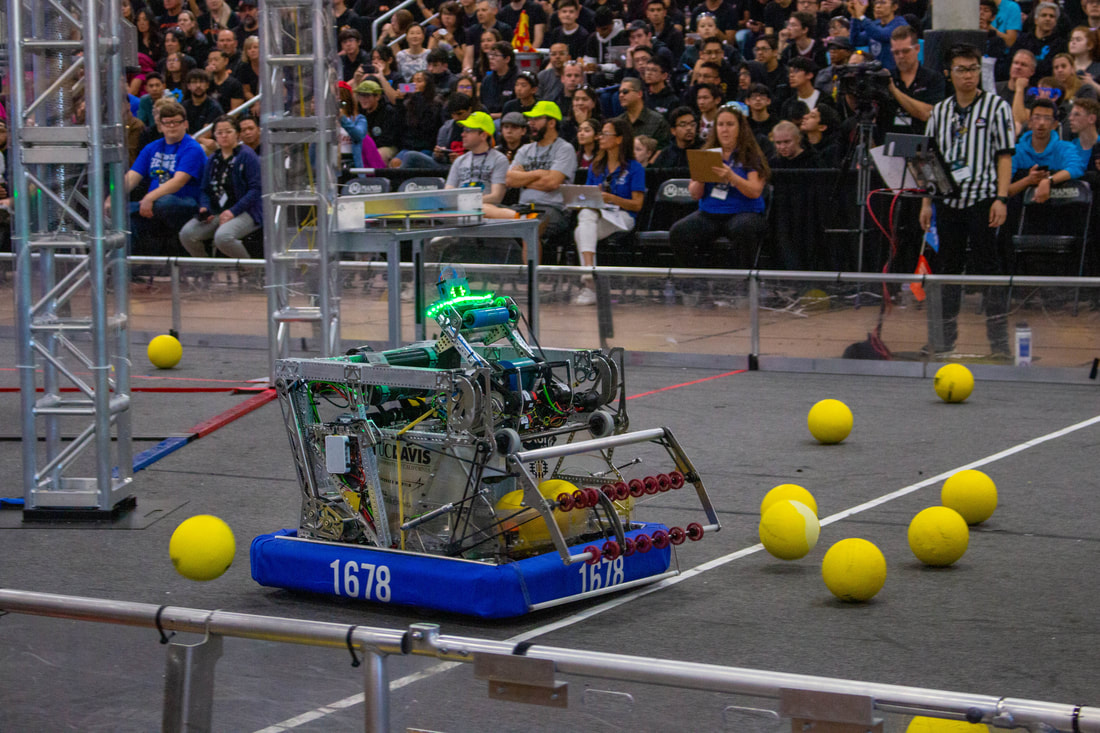
#> input picture images/test_1.jpg, 1100 x 733 px
$ python main.py
#> lines starting #> are read from the running program, lines starting #| are printed output that depends on the picture; after the words box and inside, x2 and y2 are one past the last pixel; in counts of white or black regions, pixels touching at a corner belong together; long printed decimals are rounded
import cv2
import numpy
import numpy as np

# Suggestion: draw ellipses instead of circles and check the dimensions of it (and percentage filled)

all_contours = False
use_hsv = True

img = cv2.imread("images/test_1.jpg")
#> img is the input picture: shape (733, 1100, 3); mean B, G, R 79.8, 80.5, 84.4
# img = cv2.GaussianBlur(og_img, (3, 3), 0)
# No grayscale cause using color masks

if use_hsv:

    img = cv2.cvtColor(img, cv2.COLOR_BGR2HSV)
#> img: shape (733, 1100, 3); mean H, S, V 84.3, 60.3, 93.6
    mask = cv2.inRange(img, (20, 100, 20), (40, 255, 255))
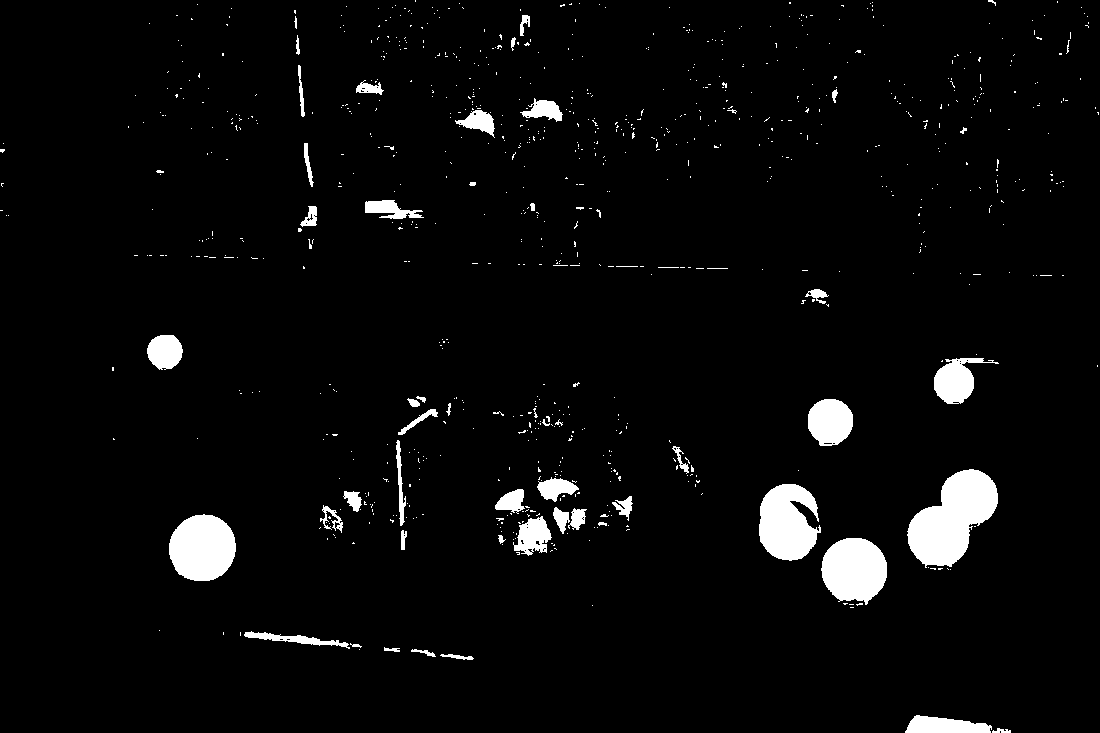
#> mask: shape (733, 1100); 3.9% white; 871 white regions (816 under 20 px), largest, box (x1, y1, x2, y2) and area: (907, 469, 998, 568) 5326, (169, 514, 236, 581) 3535, (759, 484, 821, 561) 3489
else:
    lit_ball_mask = cv2.inRange(img, (1, 110, 110), (70, 220, 240))
    shadowed_ball_mask = cv2.inRange(img, (0, 50, 50), (25, 130, 130))
    mask = lit_ball_mask + shadowed_ball_mask


# try to detect edges of overlapping balls
ball_edges = cv2.GaussianBlur(cv2.Canny(img, 0, 250), (3, 3), 0)
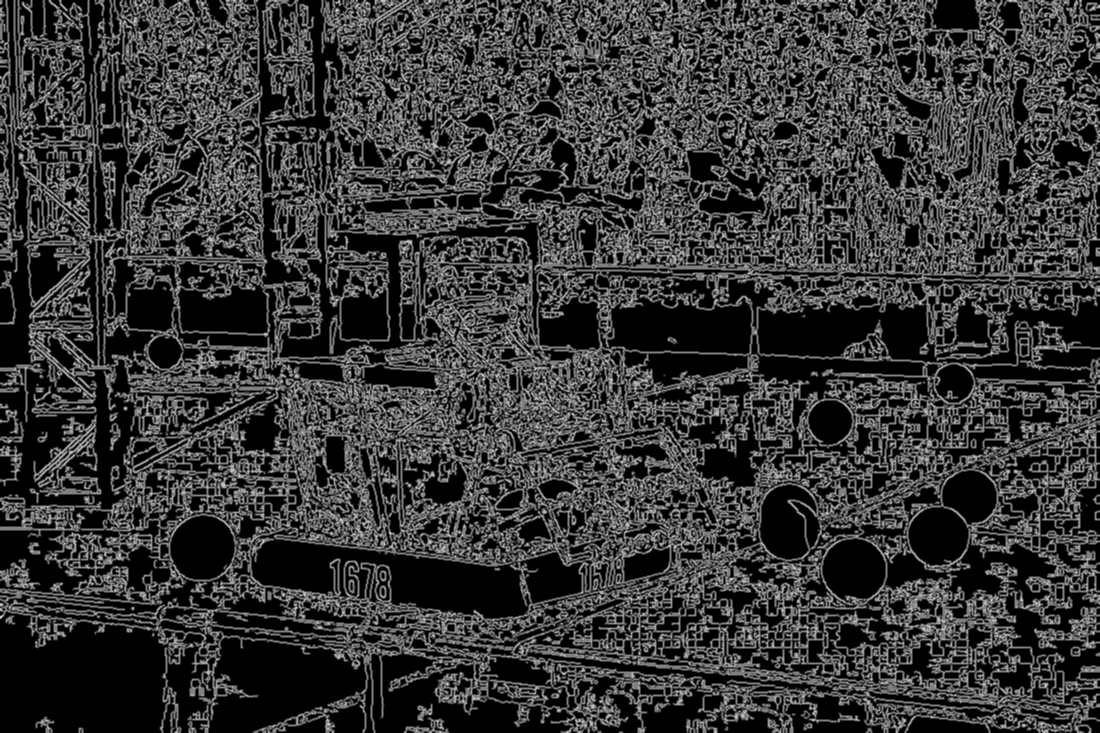
#> ball_edges: shape (733, 1100); min 0, max 223, mean 56.4
ball_edges = numpy.logical_and(mask, ball_edges)
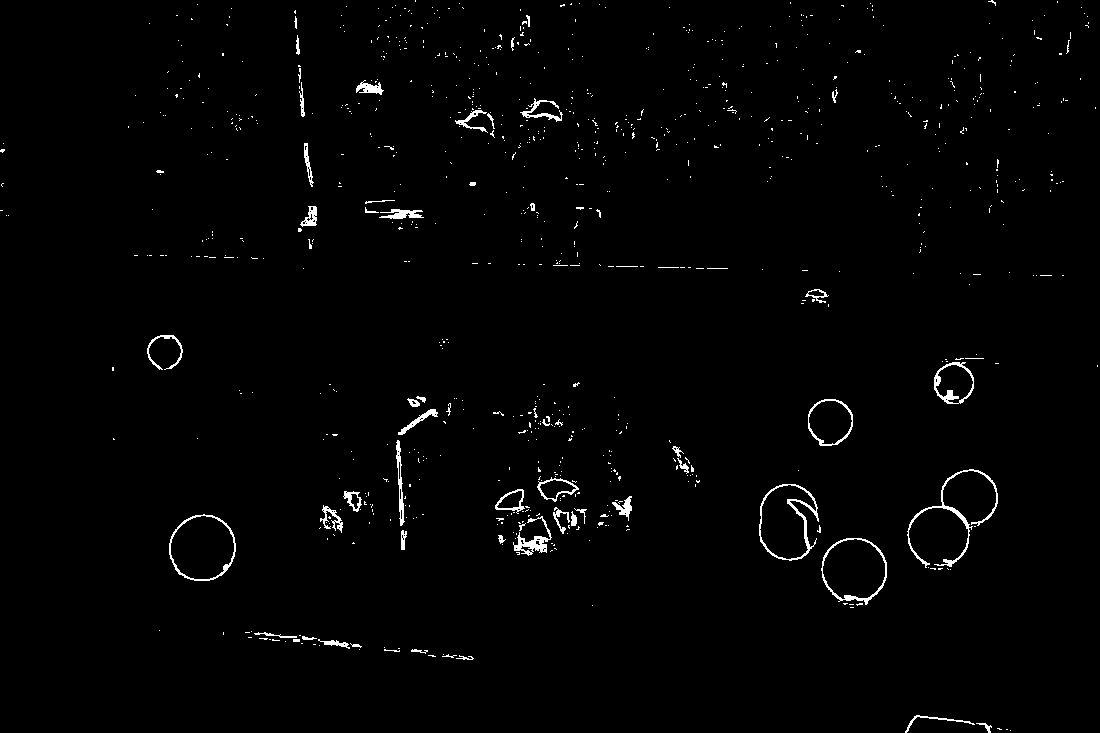
#> ball_edges: shape (733, 1100) bool; 1.3% white in thin lines or dots
ball_edges.dtype = np.dtype("uint8")
ball_edges = ball_edges * 255
#> ball_edges: shape (733, 1100); 1.3% white in thin lines or dots
mask = mask - ball_edges
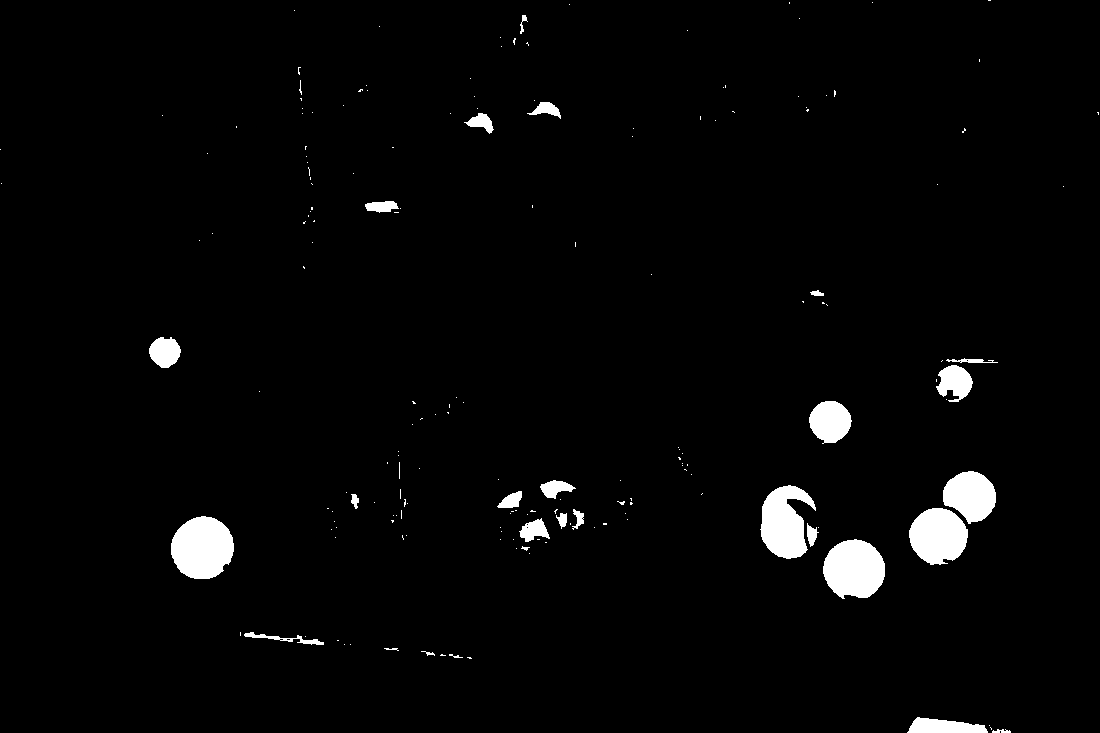
#> mask: shape (733, 1100); 2.6% white; 181 white regions (153 under 20 px)

cv2.imshow("mask", mask)
cv2.imshow("ball_edges", ball_edges)

contours, _ = cv2.findContours(mask, cv2.RETR_EXTERNAL, cv2.CHAIN_APPROX_SIMPLE)
#> contours = 181 contours, 157 with area under 20; largest, box (x1, y1, x2, y2) and area: (171, 516, 234, 579) 2987, (823, 539, 885, 599) 2781, (760, 485, 816, 559) 2544, (909, 508, 968, 565) 2460, (943, 471, 996, 524) 1910
# print(contours)

for contour in contours:
    print(3.14 * cv2.minEnclosingCircle(contour)[1] ** 2, cv2.contourArea(contour), ((3.14 * cv2.minEnclosingCircle(contour)[1] ** 2)/10), (3.14 * cv2.minEnclosingCircle(contour)[1] ** 2 - cv2.contourArea(contour)))
#> this loop made 181 passes
#> contour on passes 2, 3, 10: [[990, 727], [991, 728], [991, 729], [991, 728]], [[989, 725]], [[350, 644]]
#| 255.131 29.0 25.513 226.131
#| 3.926 0.0 0.3926 3.926
#| 3.139999841353858e-08 0.0 3.139999841353858e-09 3.139999841353858e-08
#| 5024.810 819.5 502.481 4205.310
#| 13.346 2.0 1.335 11.346
#| 139.734 9.5 13.973 130.234
#| 19.627 2.0 1.963 17.627
#| 145.229 12.5 14.523 132.729
#> (further printed lines are left out)

if not all_contours:
    # check size and shape
    contours = [contour for contour in contours if cv2.contourArea(contour) > 500 and (3.14 * cv2.minEnclosingCircle(contour)[1] ** 2 - cv2.contourArea(contour) < (3.14 * cv2.minEnclosingCircle(contour)[1] ** 2)/4) ]
#> contours = 7 contours; box (x1, y1, x2, y2) and area: (171, 516, 234, 579) 2987, (823, 539, 885, 599) 2781, (909, 508, 968, 565) 2460, (943, 471, 996, 524) 1910, (809, 401, 852, 444) 1301, (936, 365, 973, 402) 823, (149, 337, 181, 368) 690

circles = [cv2.minEnclosingCircle(contour) for contour in contours]
#> circles = [((853.7, 569.5), 30.95), ((202, 547.7), 32.07), ((938.1, 535.5), 29.62), ((968.8, 496.9), 26.75), ((829.2, 422.2), 22), ((953.7, 383.2), 18.44), ((164.5, 351.5), 15.89)]

cv2.drawContours(img, contours, -1, (0, 255, 0), 1)
#> img: shape (733, 1100, 3); mean H, S, V 84.3, 60.3, 93.4
for circle in circles:
    cv2.circle(img, (int(circle[0][0]), int(circle[0][1])), int(circle[1]), (255, 0, 0), 2)
#> this loop made 7 passes
#> circle on passes 1 to 7: ((853.7, 569.5), 30.95), ((202, 547.7), 32.07), ((938.1, 535.5), 29.62), ((968.8, 496.9), 26.75), ((829.2, 422.2), 22), ((953.7, 383.2), 18.44), ((164.5, 351.5), 15.89)
#> img: shape (733, 1100, 3); mean H, S, V 85.2, 59.4, 92.9

cv2.imshow("processed", img)
cv2.waitKey(0)

$ run again, with images/test_4.jpg copied over images/test_1.jpg
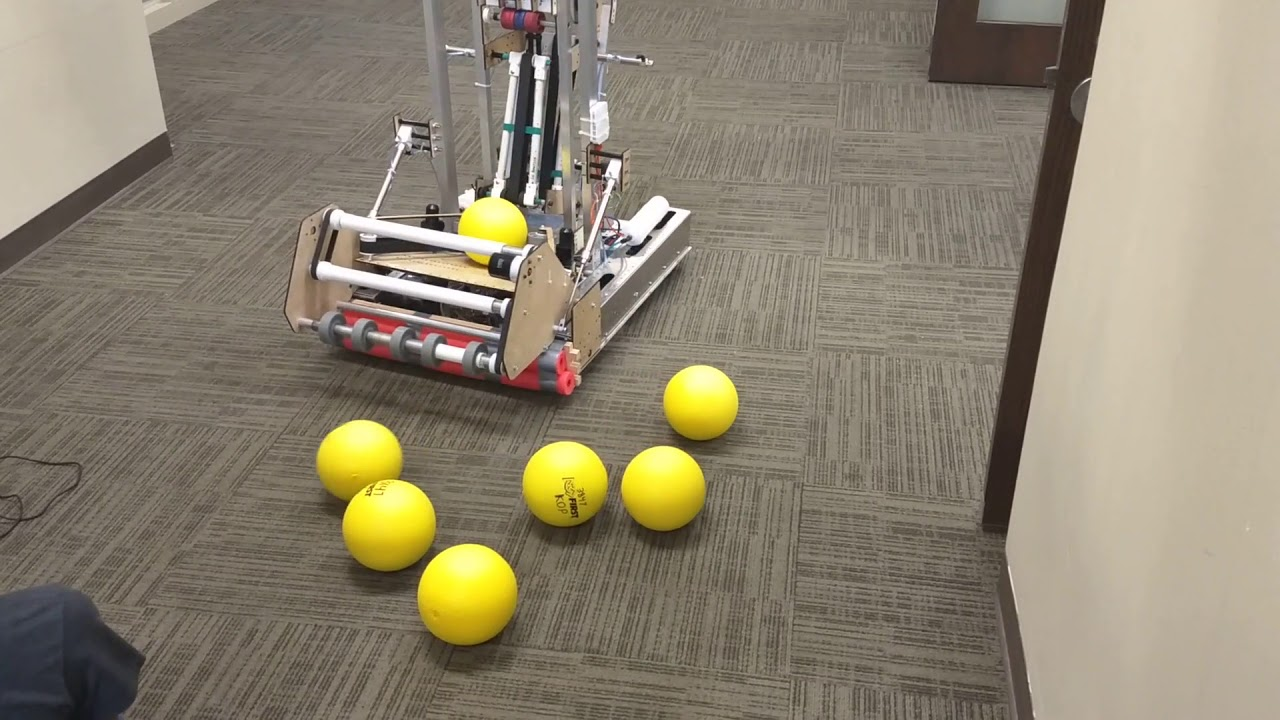
#> input picture images/test_4.jpg, 1280 x 720 px
#> img is the input picture: shape (720, 1280, 3); mean B, G, R 112.3, 131.6, 141
#> `ball_edges = cv2.GaussianBlur(cv2.Canny(img, 0, 250), (3, 3), 0)`:
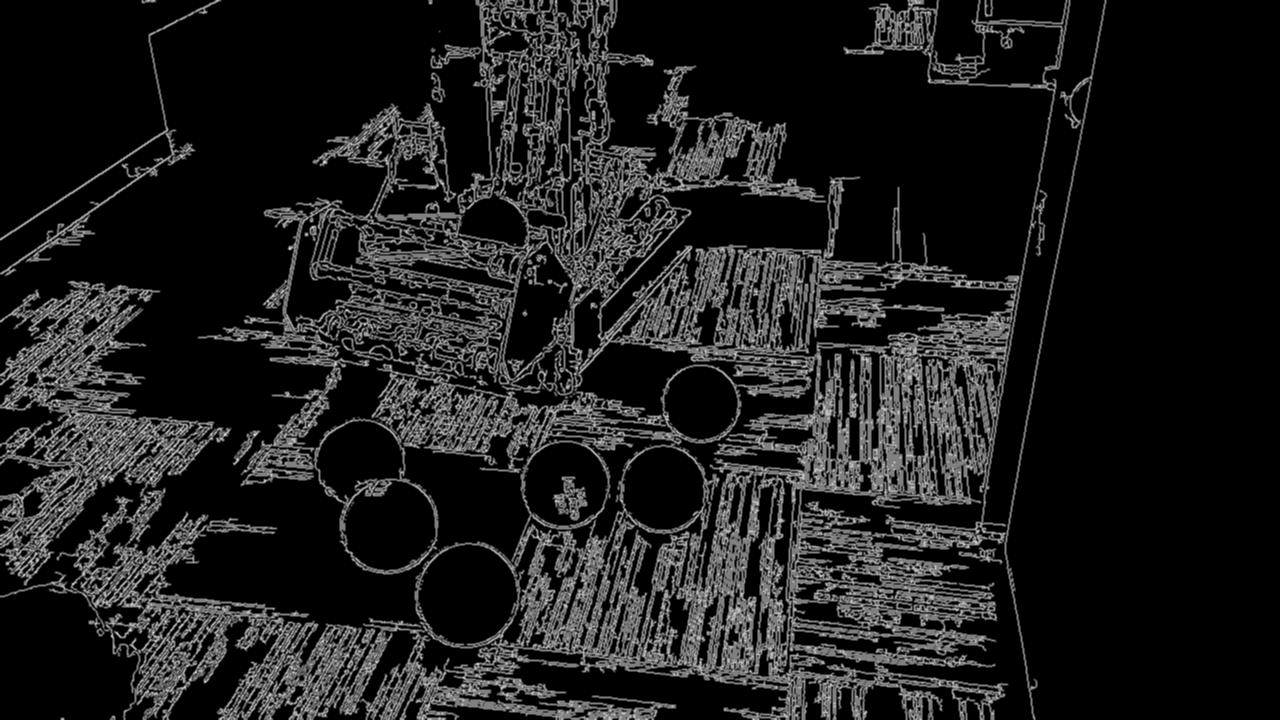
#> ball_edges: shape (720, 1280); min 0, max 223, mean 29.7
#> `mask = mask - ball_edges`:
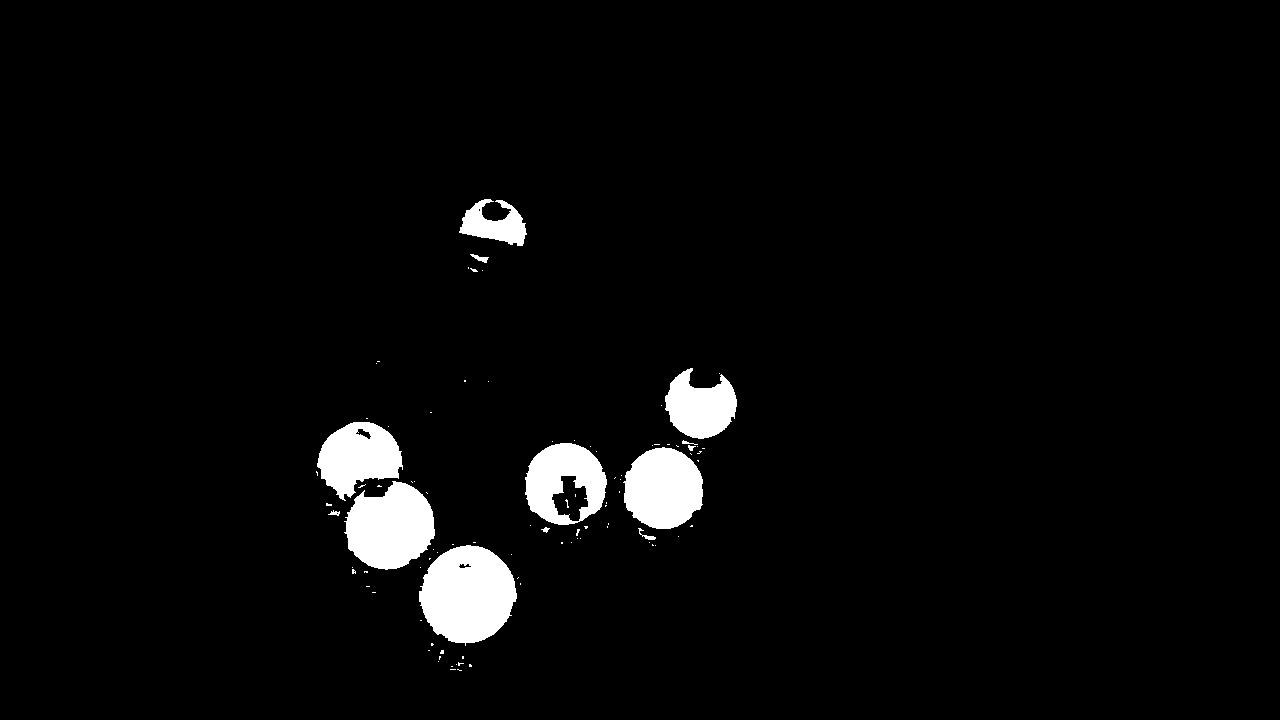
#> mask: shape (720, 1280); 3.5% white; 94 white regions (81 under 20 px)
#> `contours, _ = cv2.findContours(mask, cv2.RETR_EXTERNAL, cv2.CHAIN_APPR..`: contours = 92 contours, 82 with area under 20; largest, box (x1, y1, x2, y2) and area: (419, 545, 517, 646) 7131, (344, 481, 435, 570) 5679, (525, 443, 607, 525) 5130, (623, 447, 703, 529) 4952, (317, 422, 403, 501) 4230
#> the loop `for contour in contours:` made 92 passes
#> contour on passes 2, 3, 5, 7, 8, 11, 13, 14: [[450, 669], [455, 669]], [[451, 666], [452, 666]], [[456, 664]], [[438, 661]], [[462, 656], [462, 658], [463, 658], [463, 656]], [[428, 650], [429, 650]], [[420, 620], [421, 620]], [[372, 592], [375, 592]]
#> (printed output is left out)
#> `contours = [contour for contour in contours if cv2.contourArea(contour..`: contours = 5 contours; box (x1, y1, x2, y2) and area: (419, 545, 517, 646) 7131, (344, 481, 435, 570) 5679, (525, 443, 607, 525) 5130, (623, 447, 703, 529) 4952, (665, 368, 737, 439) 3271
#> circles = [((467.8, 595), 50.06), ((388.7, 526), 46.22), ((663.3, 488.6), 41.64), ((564.5, 484.7), 42.22), ((700.9, 402.4), 36.54)]
#> the loop `for circle in circles:` made 5 passes
#> circle on passes 1 to 5: ((467.8, 595), 50.06), ((388.7, 526), 46.22), ((663.3, 488.6), 41.64), ((564.5, 484.7), 42.22), ((700.9, 402.4), 36.54)
